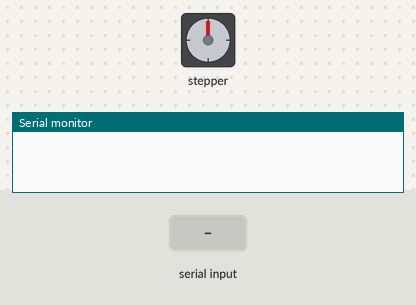
This sketch was run on a simulated Arduino Uno, built with avr-gcc and run on an emulated ATmega328P. On the bench: stepper motor, the last lines printed to the serial monitor. Inputs (shaded band) come from the test bench. Stepper angles assume 2048 steps per turn.

Above: at 1.2 s.
1.3 s: "r" received over Serial
At 1.75 s:
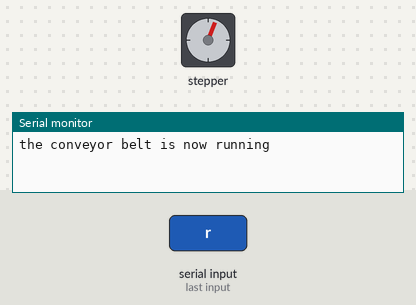
4.3 s: "s" received over Serial
At 5.3 s:
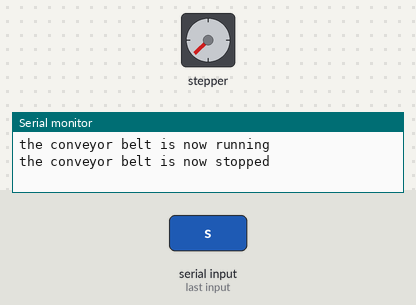
7.3 s: "r" received over Serial
At 7.75 s:
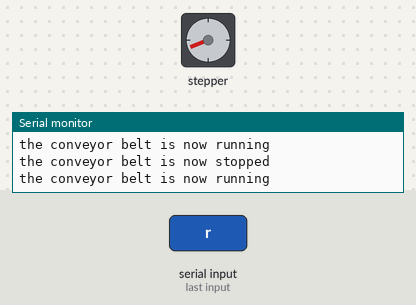
Timing chart, 0 to 17.3 s (numbered marks = the images above; inputs shaded):
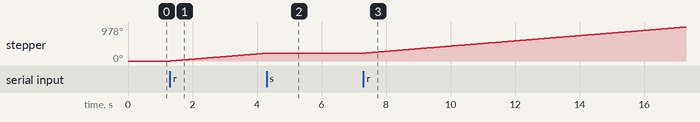

The sketch:

conveyor_belt_controller.ino
```cpp
#include <AccelStepper.h>

// Definitions for the ULN2003 driver
#define MotorInterfaceType 4
#define IN1 8
#define IN2 9
#define IN3 10
#define IN4 11


AccelStepper stepper(MotorInterfaceType, 8, 10, 9, 11);

void setup() {
  Serial.begin(9600);
  while (!Serial) { ; }

  stepper.setMaxSpeed(550);
}

void loop() {
  if (Serial.available() > 0) {
    char command = Serial.read();
    switch (command) {
      case 'r':
        stepper.setSpeed(450);
        Serial.println("the conveyor belt is now running");
        break;
      case 's':
        stepper.setSpeed(0);
        Serial.println("the conveyor belt is now stopped");
        break;
      default:
        Serial.println("Invalid command.");
        Serial.println(command);
        break;
    }
  }
  stepper.runSpeed();
}
```

Measured:
- after the input at 1.3 s, stepper: keeps turning clockwise at about 76°/s, starting at once
- after the input at 4.3 s, stepper: stops changing and stays 225°
- after the input at 7.3 s, stepper: keeps turning clockwise at about 75°/s, starting at once
